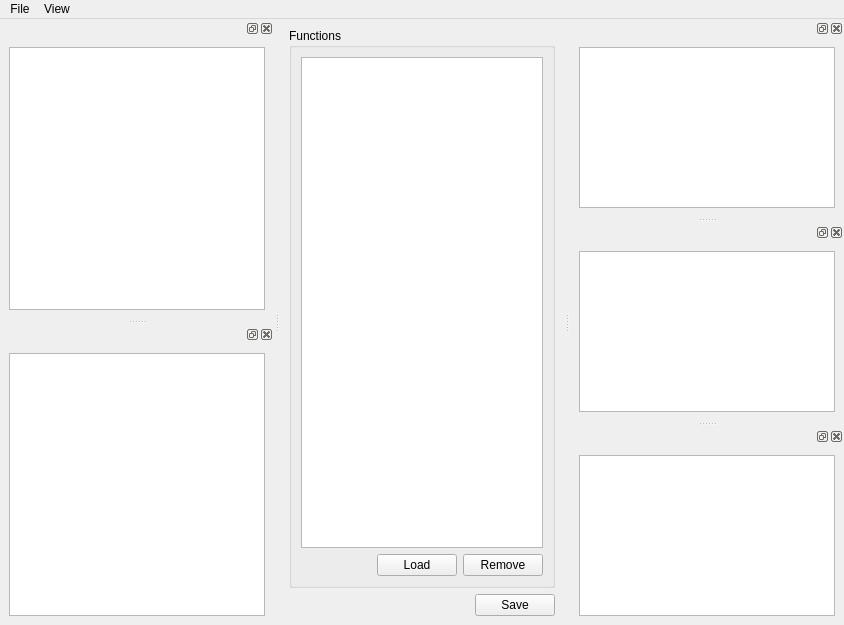
<?xml version="1.0" encoding="UTF-8"?>
<ui version="4.0">
 <class>QOpProbFormulationNodeForm</class>
 <widget class="QMainWindow" name="QOpProbFormulationNodeForm">
  <property name="geometry">
   <rect>
    <x>0</x>
    <y>0</y>
    <width>844</width>
    <height>625</height>
   </rect>
  </property>
  <property name="windowTitle">
   <string>MainWindow</string>
  </property>
  <widget class="QWidget" name="centralwidget">
   <layout class="QGridLayout" name="gridLayout_3">
    <item row="0" column="0">
     <widget class="QGroupBox" name="groupBox">
      <property name="title">
       <string>Functions</string>
      </property>
      <layout class="QGridLayout" name="gridLayout_2">
       <item row="0" column="0">
        <layout class="QVBoxLayout" name="verticalLayout">
         <item>
          <widget class="CustomListWidget" name="functionListWidget">
           <property name="editTriggers">
            <set>QAbstractItemView::NoEditTriggers</set>
           </property>
          </widget>
         </item>
         <item>
          <layout class="QHBoxLayout" name="horizontalLayout">
           <item>
            <spacer name="horizontalSpacer">
             <property name="orientation">
              <enum>Qt::Horizontal</enum>
             </property>
             <property name="sizeHint" stdset="0">
              <size>
               <width>40</width>
               <height>20</height>
              </size>
             </property>
            </spacer>
           </item>
           <item>
            <widget class="QPushButton" name="loadButton">
             <property name="minimumSize">
              <size>
               <width>70</width>
               <height>0</height>
              </size>
             </property>
             <property name="maximumSize">
              <size>
               <width>80</width>
               <height>16777215</height>
              </size>
             </property>
             <property name="text">
              <string>Load</string>
             </property>
            </widget>
           </item>
           <item>
            <widget class="QPushButton" name="removeButton">
             <property name="minimumSize">
              <size>
               <width>70</width>
               <height>0</height>
              </size>
             </property>
             <property name="maximumSize">
              <size>
               <width>80</width>
               <height>16777215</height>
              </size>
             </property>
             <property name="text">
              <string>Remove</string>
             </property>
            </widget>
           </item>
          </layout>
         </item>
        </layout>
       </item>
      </layout>
     </widget>
    </item>
    <item row="1" column="0">
     <layout class="QHBoxLayout" name="horizontalLayout_2">
      <item>
       <spacer name="horizontalSpacer_2">
        <property name="orientation">
         <enum>Qt::Horizontal</enum>
        </property>
        <property name="sizeHint" stdset="0">
         <size>
          <width>40</width>
          <height>20</height>
         </size>
        </property>
       </spacer>
      </item>
      <item>
       <widget class="QPushButton" name="savButton">
        <property name="minimumSize">
         <size>
          <width>70</width>
          <height>0</height>
         </size>
        </property>
        <property name="maximumSize">
         <size>
          <width>80</width>
          <height>16777215</height>
         </size>
        </property>
        <property name="text">
         <string>Save</string>
        </property>
       </widget>
      </item>
     </layout>
    </item>
   </layout>
  </widget>
  <widget class="QMenuBar" name="menubar">
   <property name="geometry">
    <rect>
     <x>0</x>
     <y>0</y>
     <width>844</width>
     <height>21</height>
    </rect>
   </property>
   <widget class="QMenu" name="menuFile">
    <property name="title">
     <string>File</string>
    </property>
    <addaction name="actionLoad"/>
    <addaction name="actionSave"/>
   </widget>
   <widget class="QMenu" name="menuView">
    <property name="title">
     <string>View</string>
    </property>
    <addaction name="actionRestore"/>
   </widget>
   <addaction name="menuFile"/>
   <addaction name="menuView"/>
  </widget>
  <widget class="QDockWidget" name="varsDockWidget">
   <property name="minimumSize">
    <size>
     <width>120</width>
     <height>125</height>
    </size>
   </property>
   <attribute name="dockWidgetArea">
    <number>1</number>
   </attribute>
   <widget class="QWidget" name="dockWidgetContents_3">
    <layout class="QGridLayout" name="gridLayout">
     <item row="0" column="0">
      <widget class="QListWidget" name="varsListWidget">
       <property name="editTriggers">
        <set>QAbstractItemView::NoEditTriggers</set>
       </property>
      </widget>
     </item>
    </layout>
   </widget>
  </widget>
  <widget class="QDockWidget" name="objsDockWidget">
   <property name="minimumSize">
    <size>
     <width>120</width>
     <height>125</height>
    </size>
   </property>
   <attribute name="dockWidgetArea">
    <number>2</number>
   </attribute>
   <widget class="QWidget" name="dockWidgetContents_4">
    <layout class="QGridLayout" name="gridLayout_5">
     <item row="0" column="0">
      <widget class="QListWidget" name="objsListWidget">
       <property name="editTriggers">
        <set>QAbstractItemView::NoEditTriggers</set>
       </property>
      </widget>
     </item>
    </layout>
   </widget>
  </widget>
  <widget class="QDockWidget" name="paramsDockWidget">
   <property name="minimumSize">
    <size>
     <width>120</width>
     <height>125</height>
    </size>
   </property>
   <attribute name="dockWidgetArea">
    <number>1</number>
   </attribute>
   <widget class="QWidget" name="dockWidgetContents_5">
    <layout class="QGridLayout" name="gridLayout_4">
     <item row="0" column="0">
      <widget class="CustomListWidget" name="paramsListWidget">
       <property name="editTriggers">
        <set>QAbstractItemView::NoEditTriggers</set>
       </property>
       <property name="defaultDropAction">
        <enum>Qt::IgnoreAction</enum>
       </property>
      </widget>
     </item>
    </layout>
   </widget>
  </widget>
  <widget class="QDockWidget" name="consDockWidget">
   <property name="minimumSize">
    <size>
     <width>120</width>
     <height>125</height>
    </size>
   </property>
   <attribute name="dockWidgetArea">
    <number>2</number>
   </attribute>
   <widget class="QWidget" name="dockWidgetContents_6">
    <layout class="QGridLayout" name="gridLayout_6">
     <item row="0" column="0">
      <widget class="QListWidget" name="consListWidget">
       <property name="editTriggers">
        <set>QAbstractItemView::NoEditTriggers</set>
       </property>
      </widget>
     </item>
    </layout>
   </widget>
  </widget>
  <widget class="QDockWidget" name="unusedDockWidget">
   <attribute name="dockWidgetArea">
    <number>2</number>
   </attribute>
   <widget class="QWidget" name="dockWidgetContents">
    <layout class="QGridLayout" name="gridLayout_7">
     <item row="0" column="0">
      <widget class="QListWidget" name="unusedListWidget">
       <property name="editTriggers">
        <set>QAbstractItemView::NoEditTriggers</set>
       </property>
      </widget>
     </item>
    </layout>
   </widget>
  </widget>
  <action name="actionLoad">
   <property name="text">
    <string>Import Problem</string>
   </property>
  </action>
  <action name="actionSave">
   <property name="text">
    <string>Export Problem</string>
   </property>
  </action>
  <action name="actionRestore">
   <property name="text">
    <string>Restore</string>
   </property>
  </action>
 </widget>
 <customwidgets>
  <customwidget>
   <class>CustomListWidget</class>
   <extends>QListWidget</extends>
   <header>qtigon/dialogs/customlistwidget.h</header>
  </customwidget>
 </customwidgets>
 <resources/>
 <connections/>
</ui>
